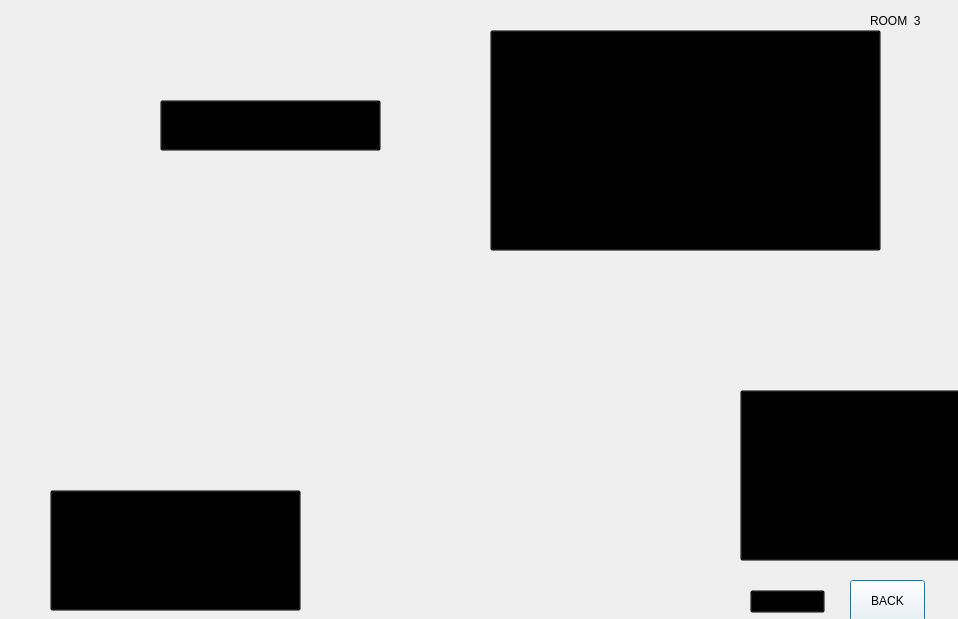
<?xml version="1.0" encoding="UTF-8"?>
<ui version="4.0">
 <class>room3</class>
 <widget class="QDialog" name="room3">
  <property name="geometry">
   <rect>
    <x>0</x>
    <y>0</y>
    <width>958</width>
    <height>619</height>
   </rect>
  </property>
  <property name="windowTitle">
   <string>Dialog</string>
  </property>
  <property name="styleSheet">
   <string notr="true">background-image: url(:/images/room3bg.png);</string>
  </property>
  <widget class="QPushButton" name="Back">
   <property name="geometry">
    <rect>
     <x>850</x>
     <y>580</y>
     <width>75</width>
     <height>41</height>
    </rect>
   </property>
   <property name="styleSheet">
    <string notr="true">background-color: rgb(255, 255, 255);
background-image: url(:/images/transparent.png);
font: 12pt &quot;Impact&quot;;</string>
   </property>
   <property name="text">
    <string>BACK</string>
   </property>
  </widget>
  <widget class="QPushButton" name="book">
   <property name="geometry">
    <rect>
     <x>160</x>
     <y>100</y>
     <width>221</width>
     <height>51</height>
    </rect>
   </property>
   <property name="styleSheet">
    <string notr="true">background-image: url(:/images/bookcover.png);
background-color:transparent;
border-color: transparent;</string>
   </property>
   <property name="text">
    <string/>
   </property>
  </widget>
  <widget class="QPushButton" name="berry">
   <property name="geometry">
    <rect>
     <x>740</x>
     <y>390</y>
     <width>231</width>
     <height>171</height>
    </rect>
   </property>
   <property name="styleSheet">
    <string notr="true">background-image: url(:/images/transparent.png);
background-color:transparent;</string>
   </property>
   <property name="text">
    <string/>
   </property>
  </widget>
  <widget class="QPushButton" name="ocean">
   <property name="geometry">
    <rect>
     <x>50</x>
     <y>490</y>
     <width>251</width>
     <height>121</height>
    </rect>
   </property>
   <property name="styleSheet">
    <string notr="true">background-image: url(:/images/transparent.png);
background-color:transparent;</string>
   </property>
   <property name="text">
    <string/>
   </property>
  </widget>
  <widget class="QPushButton" name="scramble">
   <property name="geometry">
    <rect>
     <x>490</x>
     <y>30</y>
     <width>391</width>
     <height>221</height>
    </rect>
   </property>
   <property name="styleSheet">
    <string notr="true">background-image: url(:/images/transparent.png);
background-color:transparent;</string>
   </property>
   <property name="text">
    <string/>
   </property>
  </widget>
  <widget class="QLabel" name="label">
   <property name="geometry">
    <rect>
     <x>870</x>
     <y>10</y>
     <width>81</width>
     <height>21</height>
    </rect>
   </property>
   <property name="styleSheet">
    <string notr="true">background-image: url(:/images/transparent.png);
font: 14pt &quot;Impact&quot;;</string>
   </property>
   <property name="text">
    <string>ROOM  3</string>
   </property>
  </widget>
  <widget class="QPushButton" name="greenarrow">
   <property name="geometry">
    <rect>
     <x>750</x>
     <y>590</y>
     <width>75</width>
     <height>23</height>
    </rect>
   </property>
   <property name="styleSheet">
    <string notr="true">background-image: url(:/images/transparent.png);
background-color:transparent;</string>
   </property>
   <property name="text">
    <string/>
   </property>
  </widget>
 </widget>
 <resources/>
 <connections/>
</ui>
